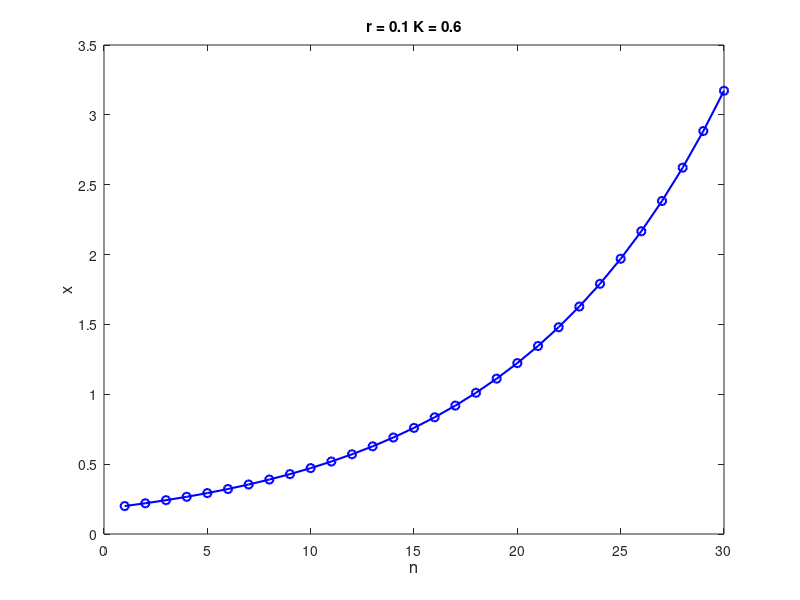

MATLAB code for this plot:
close all
clear all
clc
%unbounded growth
%part C model of equation 2
% Declare Variables
r = 0.1;
K = 0.6;
nmax = 30;

% ICs
x = zeros(nmax,1);
y = x;
x(1) = 0.2;
y(1) = 0.1;

% Part a
for n = 1:nmax-1
   %x(n+1) = x(n)+ r* x(n)* (1- x(n)/K);
   x(n+1) = x(n)+ r* x(n);

end

% Part b
figure
plot(1:nmax,x,'-ob','linewidth',1.5)
xlabel('n','fontsize',12)
ylabel('x','fontsize',12)
title(['r = ',num2str(r),' K = ',num2str(K)])